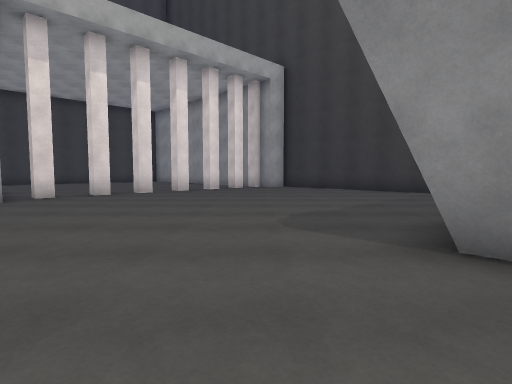
view 1 (above)

24 first-person views from a walk through a 3-D level made in the Unity game engine. The camera is 1.2 m above the floor, tilts 4° down and sees 80° across. The floor is counted in squares, 1.8 m on a side. Each view is taken from the middle of a square. On the plan, view 1 faces up. The plan holds only what a view shows up to about 10 squares ahead; the rest is blank. The place goes on beyond the plan. The player character is not drawn. Surface patterns are stand-ins for the level's own textures.

view 2
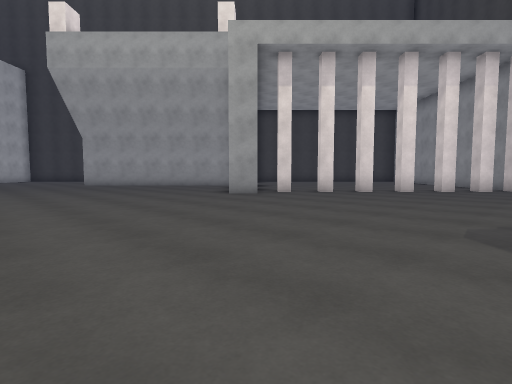

view 3
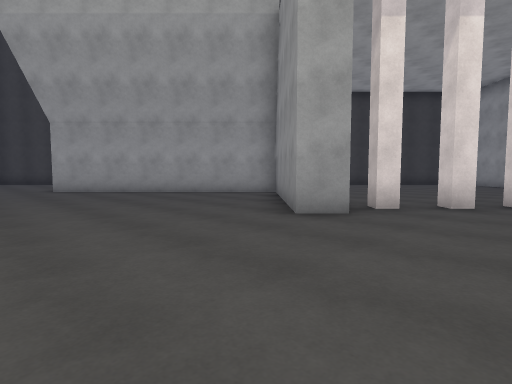

view 4
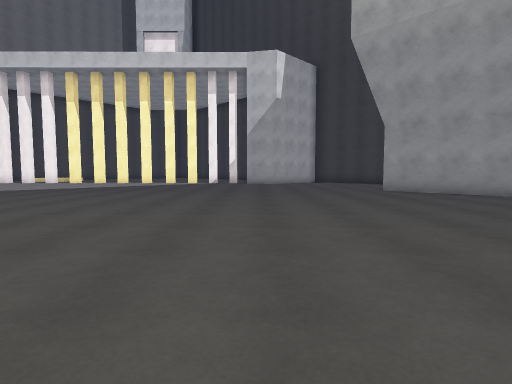

view 5
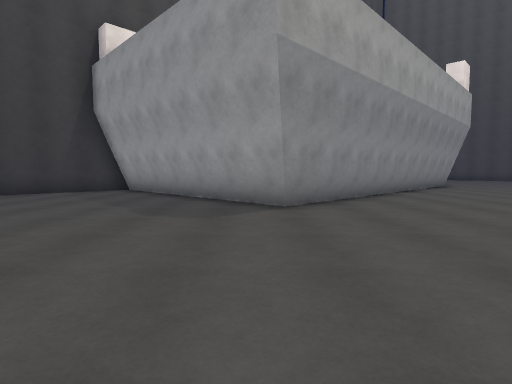

view 6
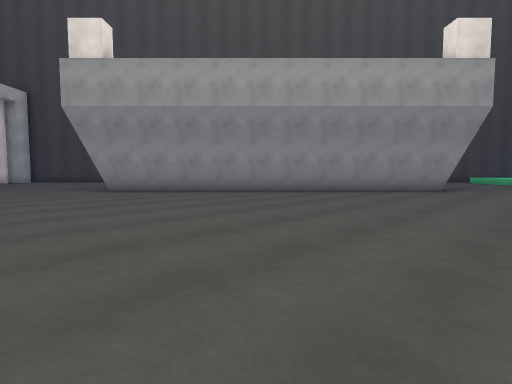

view 7
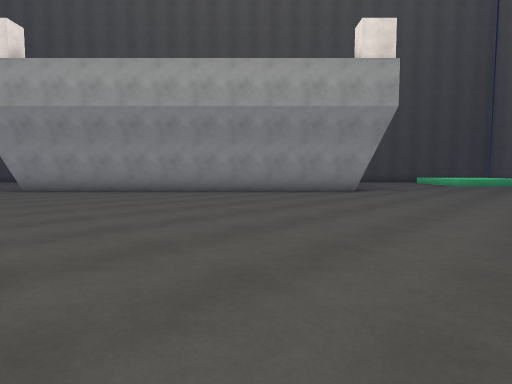

view 8
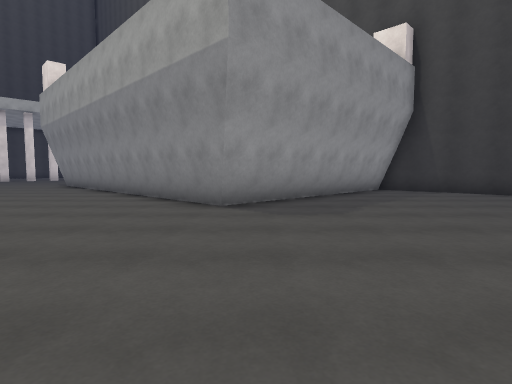

view 9
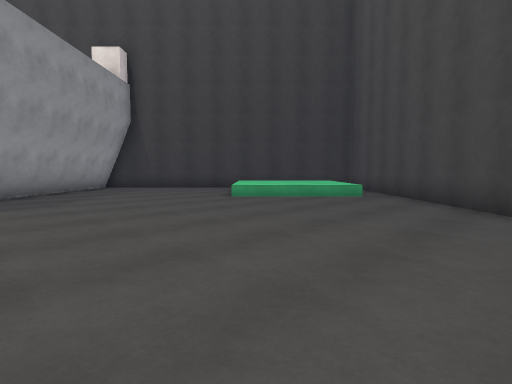

view 10
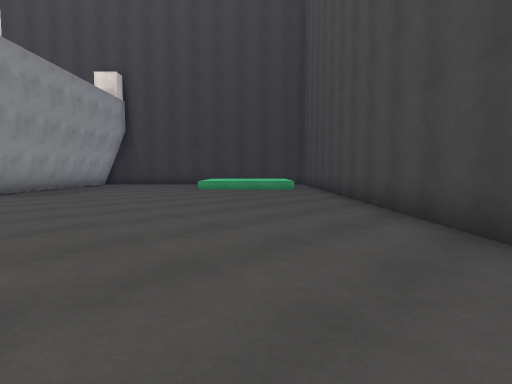

view 11
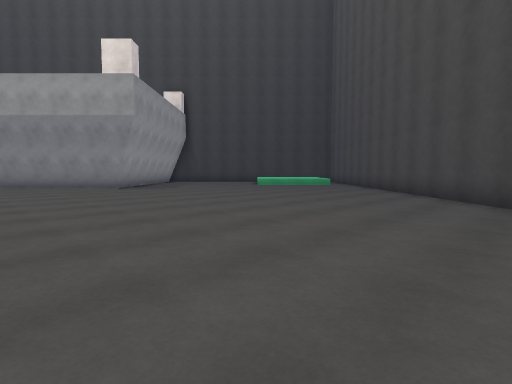

view 12
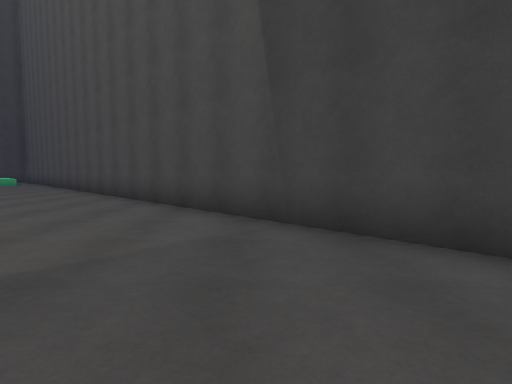

view 13
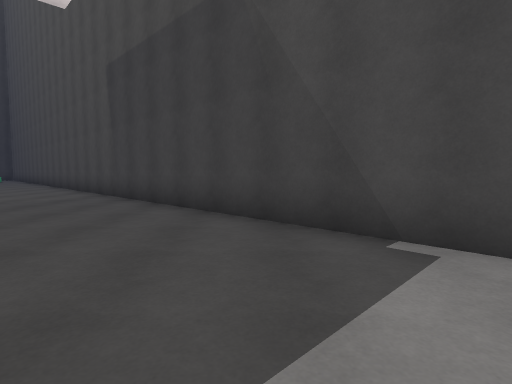

view 14
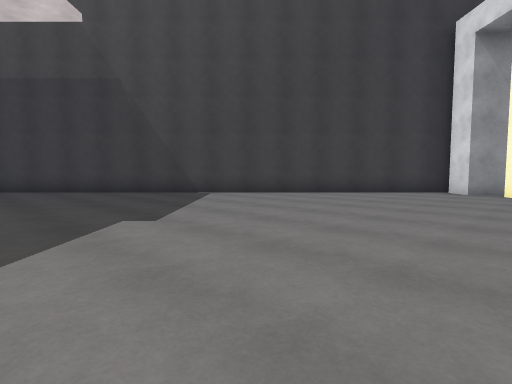

view 15
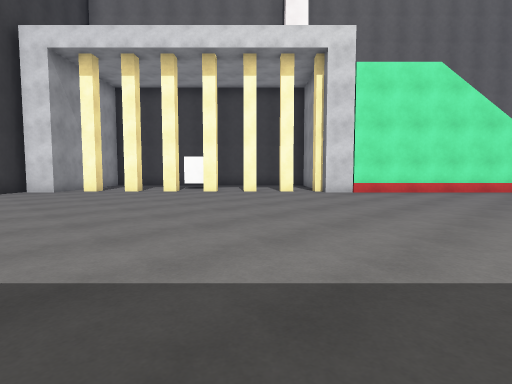

view 16
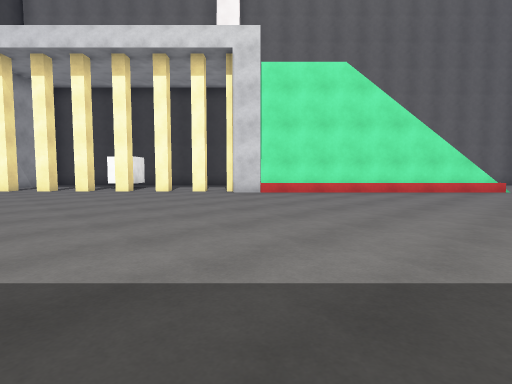

view 17
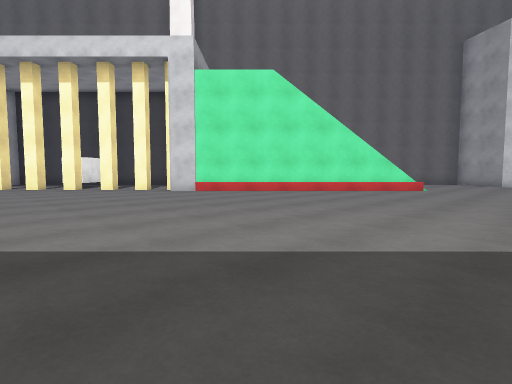

view 18
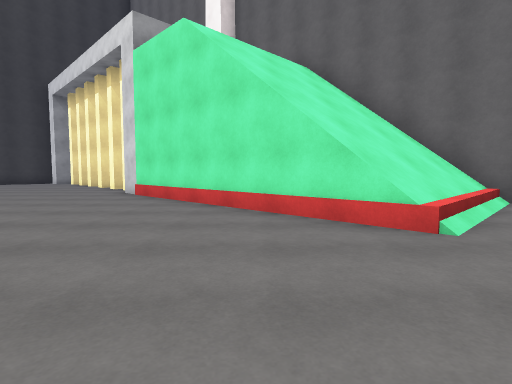

view 19
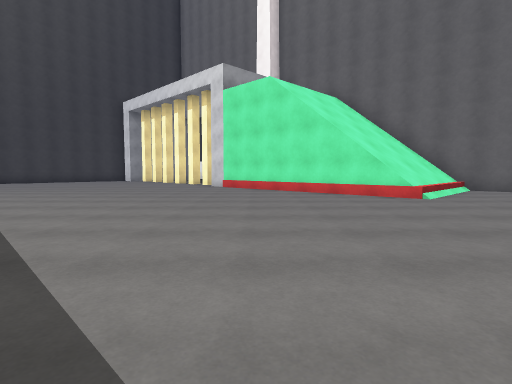

view 20
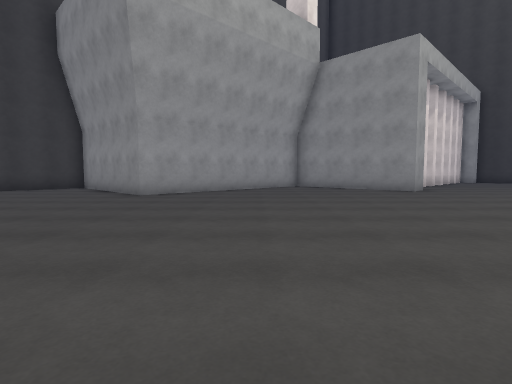

view 21
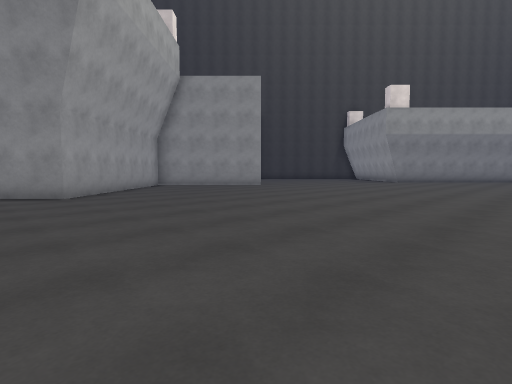

view 22
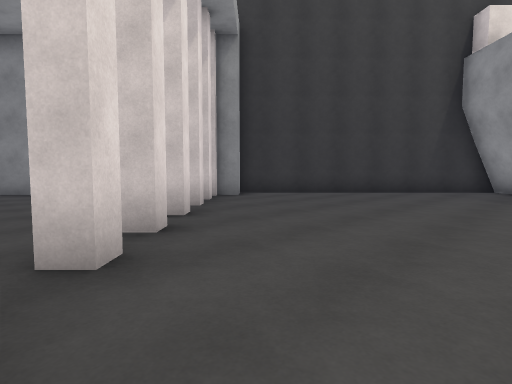

view 23
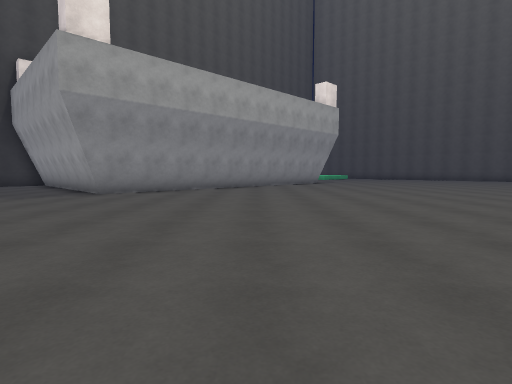

view 24
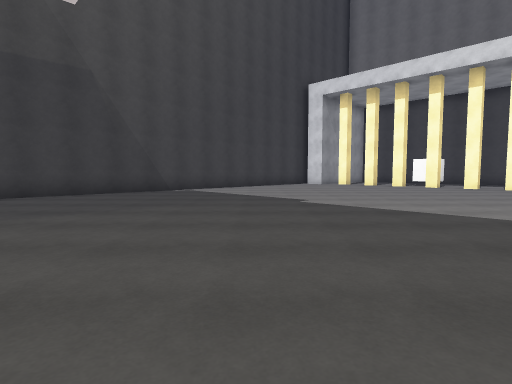

### Floor plan
Points are (right, up) in squares from view 1. A wall is a line through its corners. A room is listed if a view was taken in it or the views show most of it. See-through windows are left out.
Room 1 (views 1, 2, 3, 4, 5, 6, 7, 8, 9, 10, 11, 12, 13, 14, 15, 16, 17, 18, 19, 20, 21, 22, 23, 24)
walls: (9.3, -5.4) (1.5, 2.3); (1.3, 2.5) (6.5, 7.7); (-5.3, 6.4) (-5.9, 5.8) (-9.2, 9.1) (-14.1, 4.2) (-16, 6.1); (-14.6, -18.6) (-9.1, -24.1) (-9.4, -24.4); (-4.9, 7.6) (-5.3, 7.3); (-8.8, -25) (-8.4, -25.4); (-4, 8.5) (-4.3, 8.2) (-4.6, 8.5); (-8, -25.8) (-7.6, -26.3); (14.1, -0.9) (9.4, -5.6); (-3.1, 9.4) (-3.5, 9.1); (-7, -26.8) (-6.7, -27.2); (6.7, 7.5) (1.2, 12.9); (-6.1, -27.7) (-5.8, -28); (-2.2, 10.3) (-2.5, 10) (-2.8, 10.3); (-5.3, -28.6) (-4.9, -28.9); (17, -2.8) (15.1, -0.9); (-1.3, 11.3) (-1.6, 10.9) (-1.9, 11.2); (-4.4, -29.5) (-3.9, -29.9); (-0.5, 12) (-0.8, 11.7) (-1.1, 12); (0.7, 12.2) (0.1, 12.7); (0, 12.4) (-0.3, 12.8); (-4, -30.7) (-3.2, -30) (-2.5, -30.6); (-2.8, -31.1) (17.4, -10.9)
low walls: (1.5, 2.3) (3.4, 4.3); (3.5, 4.4) (4.4, 5.2); (12.1, -2.6) (9.3, -5.4); (4.5, 5.3) (5.4, 6.2); (13.7, -1) (12.2, -2.5); (6.1, 6.9) (6.7, 7.5)
ways out: opening at (-15.5, -18.5)

Where each view was taken, in squares from view 1:
view 1: 0 up, 0 right, facing up
view 2: 0 up, 1 right, facing up-left
view 3: 2 up, 3 left, facing up-left
view 4: 0 up, 4 left, facing left
view 5: 3 up, 4 left, facing right
view 6: 8 down, 2 left, facing up-right
view 7: 10 down, 0 right, facing up-right
view 8: 11 down, 10 right, facing up
view 9: 13 down, 10 right, facing up-right
view 10: 16 down, 9 right, facing up-right
view 11: 17 down, 5 right, facing up-right
view 12: 20 down, 4 right, facing right
view 13: 24 down, 0 right, facing right
view 14: 20 down, 5 left, facing down-right
view 15: 19 down, 1 left, facing down-left
view 16: 17 down, 3 left, facing down-left
view 17: 15 down, 4 left, facing down-left
view 18: 15 down, 13 left, facing down
view 19: 11 down, 11 left, facing down
view 20: 4 down, 11 left, facing up
view 21: 4 down, 16 left, facing up-right
view 22: 6 up, 5 left, facing up-right
view 23: 2 down, 7 left, facing right
view 24: 15 down, 0 right, facing down
